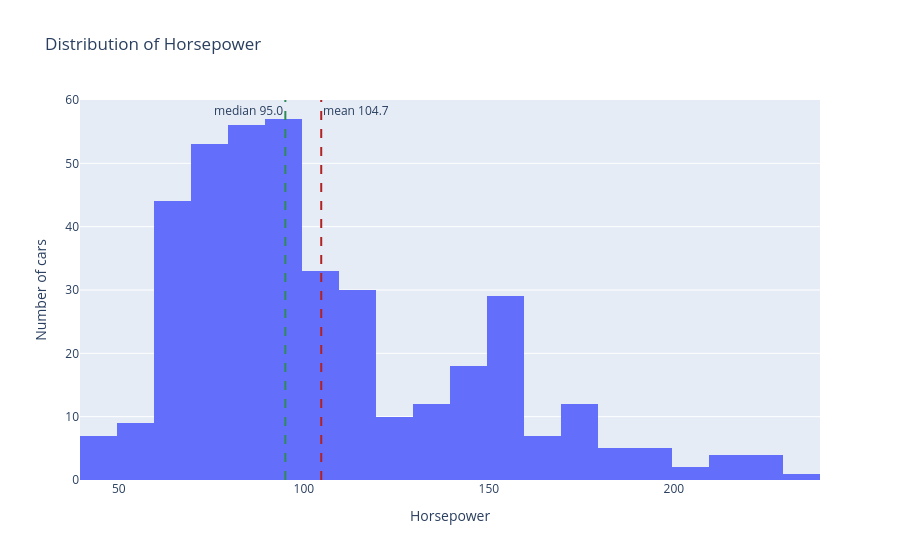
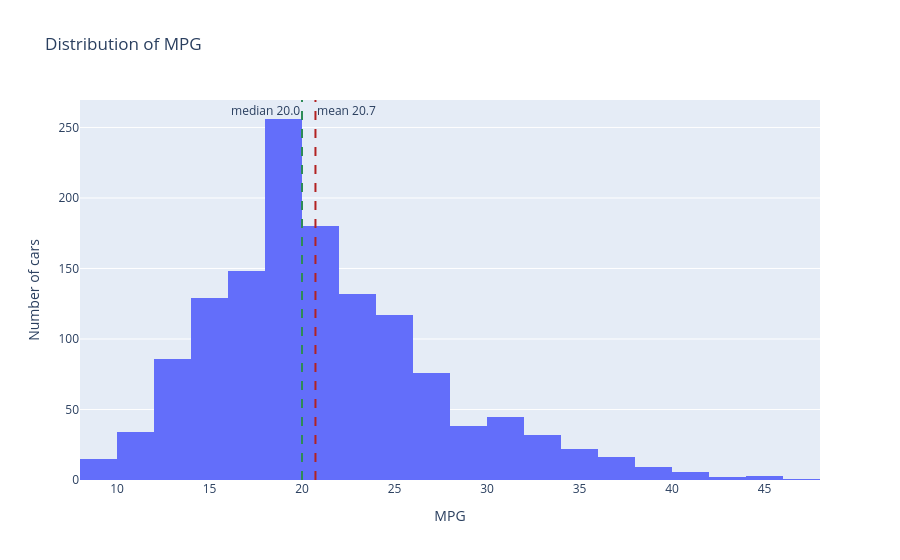

The cell these charts' notebook holds for them, in order:
### Markdown cell above
## 3.6 Choose Mean or Median

For a skewed column the mean is pulled toward the long tail, so the median is a better fill value.

### Code cell
for col in ["MPG", "Displacement", "Horsepower", "Weight"]:
    print(col, cars.center_stats(col).to_dict())

cars.distribution_plot("Horsepower").show()
cars.distribution_plot("MPG").show()

### Figure 1 — Plotly figure (JSON) as saved in the notebook; plotly's stock layout.template omitted (floating-point values rounded to 4 significant figures; data arrays with more than 128 entries replaced by an {"elided": "..."} marker saying what was removed)
{"data": [{"bingroup": "x", "hovertemplate": "Horsepower=%{x}<br>count=%{y}<extra></extra>", "legendgroup": "", "marker": {"color": "#636efa", "pattern": {"shape": ""}}, "name": "", "nbinsx": 30, "orientation": "v", "showlegend": false, "type": "histogram", "x": {"elided": "1358 float values"}, "xaxis": "x", "yaxis": "y"}], "layout": {"annotations": [{"showarrow": false, "text": "mean 104.7", "x": 104.7, "xanchor": "left", "xref": "x", "y": 1, "yanchor": "top", "yref": "y domain"}, {"showarrow": false, "text": "median 95.0", "x": 95, "xanchor": "right", "xref": "x", "y": 1, "yanchor": "top", "yref": "y domain"}], "barmode": "relative", "legend": {"tracegroupgap": 0}, "shapes": [{"line": {"color": "firebrick", "dash": "dash"}, "type": "line", "x0": 104.7, "x1": 104.7, "xref": "x", "y0": 0, "y1": 1, "yref": "y domain"}, {"line": {"color": "seagreen", "dash": "dash"}, "type": "line", "x0": 95, "x1": 95, "xref": "x", "y0": 0, "y1": 1, "yref": "y domain"}], "title": {"text": "Distribution of Horsepower"}, "xaxis": {"anchor": "y", "domain": [0, 1], "title": {"text": "Horsepower"}}, "yaxis": {"anchor": "x", "domain": [0, 1], "title": {"text": "Number of cars"}}}}

### Figure 2 — Plotly figure (JSON) as saved in the notebook; plotly's stock layout.template omitted (floating-point values rounded to 4 significant figures; data arrays with more than 128 entries replaced by an {"elided": "..."} marker saying what was removed)
{"data": [{"bingroup": "x", "hovertemplate": "MPG=%{x}<br>count=%{y}<extra></extra>", "legendgroup": "", "marker": {"color": "#636efa", "pattern": {"shape": ""}}, "name": "", "nbinsx": 30, "orientation": "v", "showlegend": false, "type": "histogram", "x": {"elided": "1358 float values"}, "xaxis": "x", "yaxis": "y"}], "layout": {"annotations": [{"showarrow": false, "text": "mean 20.7", "x": 20.73, "xanchor": "left", "xref": "x", "y": 1, "yanchor": "top", "yref": "y domain"}, {"showarrow": false, "text": "median 20.0", "x": 20, "xanchor": "right", "xref": "x", "y": 1, "yanchor": "top", "yref": "y domain"}], "barmode": "relative", "legend": {"tracegroupgap": 0}, "shapes": [{"line": {"color": "firebrick", "dash": "dash"}, "type": "line", "x0": 20.73, "x1": 20.73, "xref": "x", "y0": 0, "y1": 1, "yref": "y domain"}, {"line": {"color": "seagreen", "dash": "dash"}, "type": "line", "x0": 20, "x1": 20, "xref": "x", "y0": 0, "y1": 1, "yref": "y domain"}], "title": {"text": "Distribution of MPG"}, "xaxis": {"anchor": "y", "domain": [0, 1], "title": {"text": "MPG"}}, "yaxis": {"anchor": "x", "domain": [0, 1], "title": {"text": "Number of cars"}}}}
